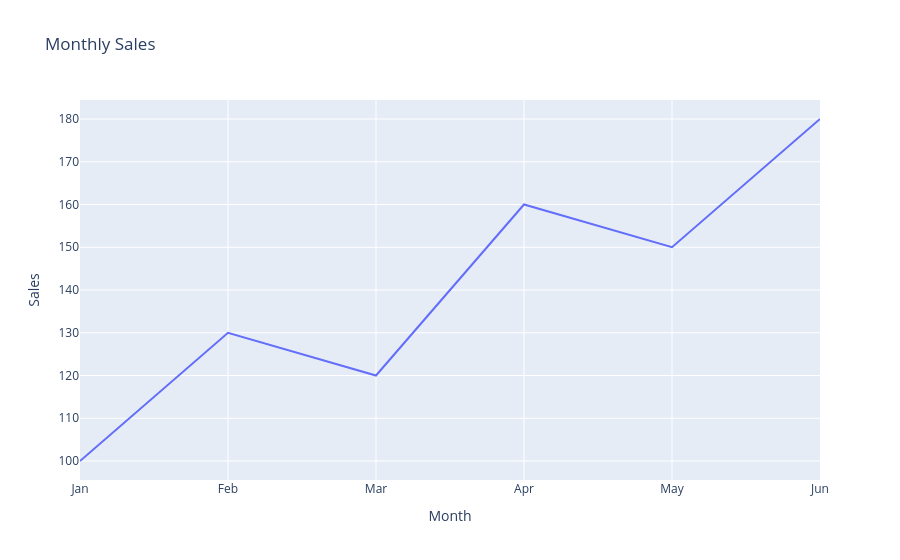

This figure's notebook cell:
### Code cell
fig=px.line(df5,x="Month",y="Sales",title="Monthly Sales")
fig.show()

### Figure 1 — Plotly figure (JSON) as saved in the notebook; plotly's stock layout.template omitted (floating-point values rounded to 4 significant figures)
{"data": [{"hovertemplate": "Month=%{x}<br>Sales=%{y}<extra></extra>", "legendgroup": "", "line": {"color": "#636efa", "dash": "solid"}, "marker": {"symbol": "circle"}, "mode": "lines", "name": "", "orientation": "v", "showlegend": false, "type": "scatter", "x": ["Jan", "Feb", "Mar", "Apr", "May", "Jun"], "xaxis": "x", "y": [100, 130, 120, 160, 150, 180], "yaxis": "y"}], "layout": {"legend": {"tracegroupgap": 0}, "title": {"text": "Monthly Sales"}, "xaxis": {"anchor": "y", "domain": [0, 1], "title": {"text": "Month"}}, "yaxis": {"anchor": "x", "domain": [0, 1], "title": {"text": "Sales"}}}}
